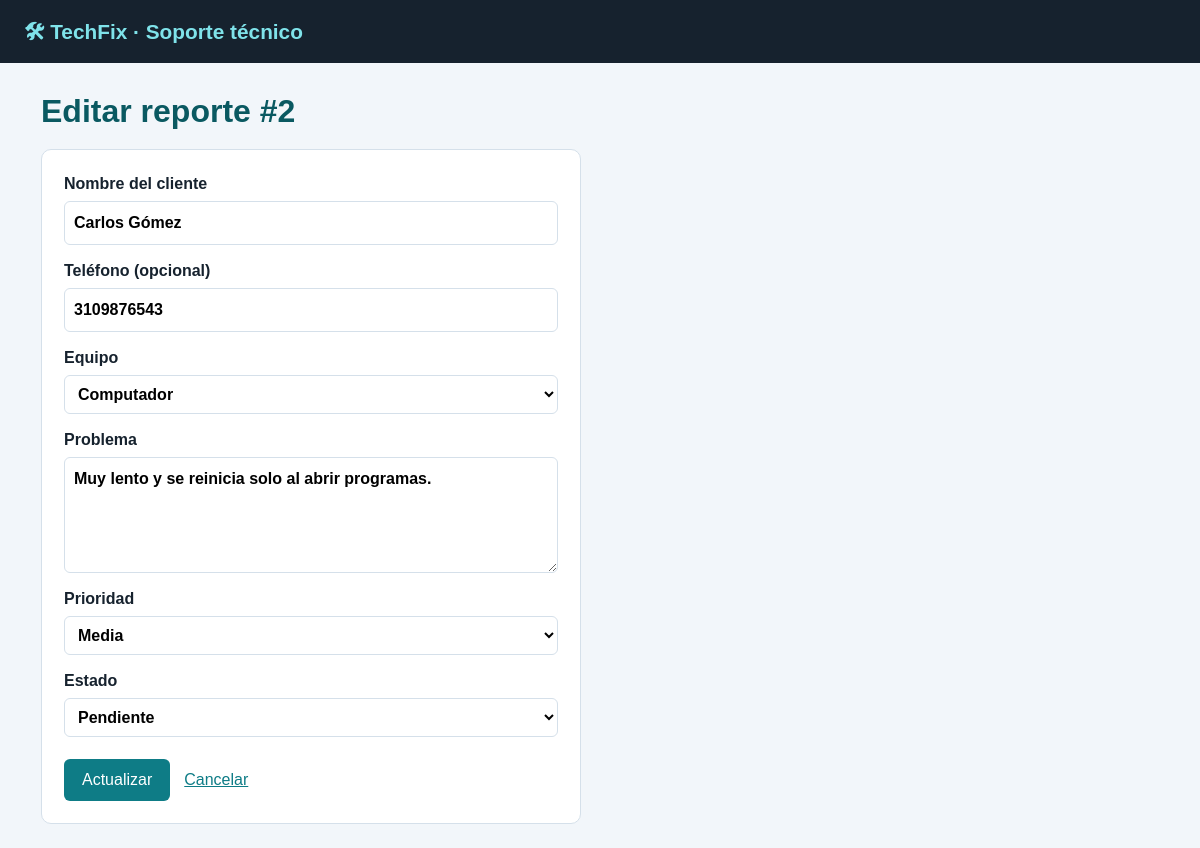
The page /editar.php?id=2 on the database its author committed.
### tables this page shows
CREATE TABLE IF NOT EXISTS reportes (
  id        INT AUTO_INCREMENT PRIMARY KEY,
  cliente   VARCHAR(100) NOT NULL,
  telefono  VARCHAR(20)  NULL,
  equipo    VARCHAR(30)  NOT NULL,
  problema  TEXT         NOT NULL,
  prioridad VARCHAR(10)  NOT NULL DEFAULT 'Media',
  estado    VARCHAR(20)  NOT NULL DEFAULT 'Pendiente',
  fecha     TIMESTAMP    DEFAULT CURRENT_TIMESTAMP
);

### conexion.php (called while the page is built, shortened)
<?php
$EQUIPOS      = array("Computador", "Portátil", "Celular", "Impresora", "Red / Router", "Otro");
$PRIORIDADES  = array("Baja", "Media", "Alta");
$ESTADOS      = array("Pendiente", "En reparación", "Resuelto");
function e($texto) {
    return htmlspecialchars((string)$texto, ENT_QUOTES, 'UTF-8');
}

### editar.php (the view, shortened to what this page needs)
<?php
require "conexion.php";
$id = isset($_REQUEST['id']) ? (int)$_REQUEST['id'] : 0;
$res = $conexion->query("SELECT * FROM reportes WHERE id = $id");
$actual = $res->fetch_assoc();
$cliente   = $actual['cliente'];
$telefono  = $actual['telefono'];
$equipo    = $actual['equipo'];
$problema  = $actual['problema'];
$prioridad = $actual['prioridad'];
$estado    = $actual['estado'];
?>
<!DOCTYPE html>
<html lang="es">
<head>
  <link rel="stylesheet" href="estilos.css">
</head>
<body>
<header class="barra">🛠 TechFix · Soporte técnico</header>
<main class="contenedor">
  <h1>Editar reporte #<?php echo $id; ?></h1>
  <form method="POST" action="editar.php" class="formulario">
    <label>Nombre del cliente
      <input type="text" name="cliente" maxlength="100" required value="<?php echo e($cliente); ?>">
    </label>
    <label>Teléfono (opcional)
      <input type="text" name="telefono" maxlength="20" value="<?php echo e($telefono); ?>">
    </label>
    <label>Equipo
      <select name="equipo">
        <?php foreach ($EQUIPOS as $op) { ?>
          <option value="<?php echo e($op); ?>" <?php if ($equipo == $op) echo "selected"; ?>><?php echo e($op); ?></option>
        <?php } ?>
      </select>
    </label>
    <label>Problema
      <textarea name="problema" rows="4" required><?php echo e($problema); ?></textarea>
    </label>
    <label>Prioridad
      <select name="prioridad">
        <?php foreach ($PRIORIDADES as $op) { ?>
          <option value="<?php echo e($op); ?>" <?php if ($prioridad == $op) echo "selected"; ?>><?php echo e($op); ?></option>
        <?php } ?>
      </select>
    </label>
    <label>Estado
      <select name="estado">
        <?php foreach ($ESTADOS as $op) { ?>
          <option value="<?php echo e($op); ?>" <?php if ($estado == $op) echo "selected"; ?>><?php echo e($op); ?></option>
        <?php } ?>
      </select>
    </label>
    <div class="fila-botones">
      <button type="submit">Actualizar</button>
      <a href="index.php">Cancelar</a>
    </div>
  </form>
</main>
</body>
</html>

### estilos.css (style rules this page uses)
:root { --fondo:#f2f6fa;--tinta:#16222e;--acento:#0e7c86;--osc:#0a5961;--borde:#d5e0ea;--rojo:#c0392b;--claro:#e6f0f5 }
* { box-sizing:border-box }
body { margin:0;font-family:Arial,Helvetica,sans-serif;background:var(--fondo);color:var(--tinta);line-height:1.5 }
a { color:var(--acento) }
h1 { color:var(--osc);margin:0 }
.barra { padding:16px 24px;background:var(--tinta);color:#7fe3ea;font-size:1.3rem;font-weight:bold }
.contenedor { max-width:1150px;margin:24px auto;padding:0 16px }
.btn,button,.btn-chico { display:inline-block;background:var(--acento);color:#fff!important;border:0;border-radius:6px;padding:9px 18px;font:inherit;text-decoration:none;cursor:pointer }
input,select,textarea { width:100%;padding:9px;border:1px solid var(--borde);border-radius:6px;font:inherit;background:#fff }
.formulario { display:grid;gap:14px;max-width:540px;background:#fff;padding:22px;border:1px solid var(--borde);border-radius:10px;margin-top:14px }
.formulario label { display:grid;gap:5px;font-weight:bold }
.fila-botones { display:flex;gap:14px;align-items:center;margin-top:8px }

### rows shown on the page
reportes: cliente "Carlos Gómez", telefono "3109876543", problema "Muy lento y se reinicia solo al abrir programas."

### other values the page prints
$id "2"
form field equipo "Computador"
form field prioridad "Media"
form field estado "Pendiente"
